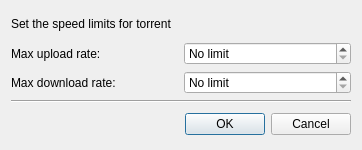
<ui version="4.0" >
 <class>SpeedLimitsDlg</class>
 <widget class="QDialog" name="SpeedLimitsDlg" >
  <property name="geometry" >
   <rect>
    <x>0</x>
    <y>0</y>
    <width>362</width>
    <height>150</height>
   </rect>
  </property>
  <property name="windowTitle" >
   <string>Speed Limits</string>
  </property>
  <layout class="QVBoxLayout" >
   <item>
    <widget class="QLabel" name="m_main_caption" >
     <property name="text" >
      <string>Set the speed limits for torrent</string>
     </property>
     <property name="wordWrap" >
      <bool>false</bool>
     </property>
    </widget>
   </item>
   <item>
    <layout class="QGridLayout" >
     <item row="0" column="0" >
      <widget class="QLabel" name="textLabel2" >
       <property name="text" >
        <string>Max upload rate:</string>
       </property>
       <property name="wordWrap" >
        <bool>false</bool>
       </property>
      </widget>
     </item>
     <item row="0" column="1" >
      <widget class="QSpinBox" name="m_upload_rate" >
       <property name="specialValueText" >
        <string>No limit</string>
       </property>
       <property name="suffix" >
        <string> KB/s</string>
       </property>
       <property name="maximum" >
        <number>1000000</number>
       </property>
      </widget>
     </item>
     <item row="1" column="0" >
      <widget class="QLabel" name="textLabel3" >
       <property name="text" >
        <string>Max download rate:</string>
       </property>
       <property name="wordWrap" >
        <bool>false</bool>
       </property>
      </widget>
     </item>
     <item row="1" column="1" >
      <widget class="QSpinBox" name="m_download_rate" >
       <property name="specialValueText" >
        <string>No limit</string>
       </property>
       <property name="suffix" >
        <string> KB/s</string>
       </property>
       <property name="maximum" >
        <number>1000000</number>
       </property>
      </widget>
     </item>
    </layout>
   </item>
   <item>
    <widget class="Line" name="line1" >
     <property name="frameShape" >
      <enum>QFrame::HLine</enum>
     </property>
     <property name="frameShadow" >
      <enum>QFrame::Sunken</enum>
     </property>
    </widget>
   </item>
   <item>
    <layout class="QHBoxLayout" >
     <item>
      <spacer>
       <property name="orientation" >
        <enum>Qt::Horizontal</enum>
       </property>
       <property name="sizeType" >
        <enum>QSizePolicy::Expanding</enum>
       </property>
       <property name="sizeHint" >
        <size>
         <width>151</width>
         <height>30</height>
        </size>
       </property>
      </spacer>
     </item>
     <item>
      <widget class="KPushButton" name="m_ok" >
       <property name="text" >
        <string>OK</string>
       </property>
      </widget>
     </item>
     <item>
      <widget class="KPushButton" name="m_cancel" >
       <property name="text" >
        <string>Cancel</string>
       </property>
      </widget>
     </item>
    </layout>
   </item>
  </layout>
 </widget>
 <layoutdefault spacing="6" margin="11" />
 <pixmapfunction>qPixmapFromMimeSource</pixmapfunction>
 <customwidgets>
  <customwidget>
   <class>KPushButton</class>
   <extends>QPushButton</extends>
   <header location="global" >kpushbutton.h</header>
  </customwidget>
 </customwidgets>
 <resources/>
 <connections/>
</ui>
